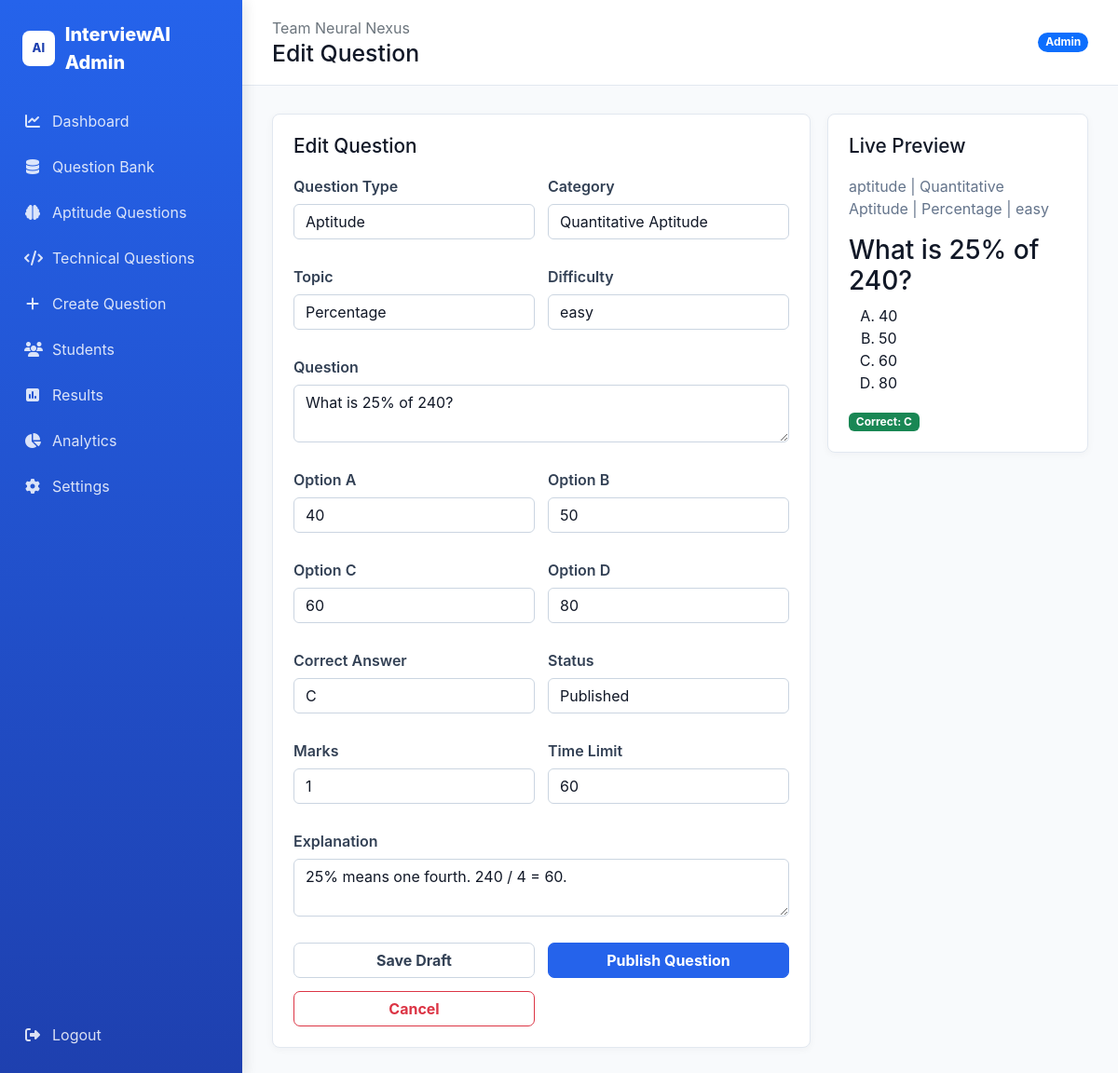
Page /admin/questions/edit/1 (signed in) on the committed database.
### tables this page shows
CREATE TABLE users (
    id INTEGER PRIMARY KEY AUTOINCREMENT,
    name TEXT NOT NULL,
    email TEXT NOT NULL UNIQUE,
    password_hash TEXT NOT NULL,
    role TEXT NOT NULL DEFAULT 'student' CHECK(role IN ('student', 'admin')),
    is_active INTEGER NOT NULL DEFAULT 1,
    created_at TEXT NOT NULL DEFAULT CURRENT_TIMESTAMP
);

CREATE TABLE "questions" (
                id INTEGER PRIMARY KEY AUTOINCREMENT,
                type TEXT NOT NULL CHECK(type IN ('aptitude', 'technical', 'hr', 'spoken')),
                category TEXT NOT NULL,
                topic TEXT NOT NULL,
                difficulty TEXT NOT NULL CHECK(difficulty IN ('easy', 'medium', 'hard')),
                question TEXT NOT NULL UNIQUE,
                option_a TEXT NOT NULL,
                option_b TEXT NOT NULL,
                option_c TEXT NOT NULL,
                option_d TEXT NOT NULL,
                correct_answer TEXT NOT NULL CHECK(correct_answer IN ('A', 'B', 'C', 'D')),
                explanation TEXT,
                marks INTEGER NOT NULL DEFAULT 1,
                time_limit INTEGER NOT NULL DEFAULT 60,
                status TEXT NOT NULL DEFAULT 'draft' CHECK(status IN ('draft', 'published')),
                is_active INTEGER NOT NULL DEFAULT 1,
                created_at TEXT NOT NULL DEFAULT CURRENT_TIMESTAMP,
                updated_at TEXT NOT NULL DEFAULT CURRENT_TIMESTAMP
            );

### app.py (the view)
@app.route("/admin/questions/edit/<int:id>", methods=["GET", "POST"])
@admin_required
def admin_question_edit(id):
    question = query("SELECT * FROM questions WHERE id=?", (id,), one=True)
    if request.method == "POST" and save_question(id):
        flash("Question updated.", "success")
        return redirect(url_for("admin_questions"))
    return render_template("admin/question_form.html", question=question)

### app.py (called while the page is built)
@app.context_processor
def inject_user():
    user = query("SELECT * FROM users WHERE id=?", (session.get("user_id"),), one=True) if session.get("user_id") else None
    return {"current_user": user}

### utils/database.py (called while the page is built)
def get_db():
    if "db" not in g:
        db_path = Path(current_app.config["DATABASE"])
        db_path.parent.mkdir(parents=True, exist_ok=True)
        g.db = sqlite3.connect(db_path)
        g.db.row_factory = sqlite3.Row
        g.db.execute("PRAGMA foreign_keys = ON")
    return g.db

def query(sql, params=(), one=False):
    cur = get_db().execute(sql, params)
    rows = cur.fetchall()
    cur.close()
    return (rows[0] if rows else None) if one else rows

### templates/admin/question_form.html (shortened to what this page needs)
{% extends "base.html" %}
{% block page_title %}{{ 'Edit Question' if question else 'Create Question' }}{% endblock %}
{% block content %}
<div class="form-preview-grid">
<section class="panel glass">
  <h2>{{ 'Edit Question' if question else 'Create Question' }}</h2>
  <form method="post" class="grid-form" id="questionForm">
    <label>Question Type<select class="form-select preview-input" name="type" data-preview="pType">{% for question_type in ['aptitude', 'technical', 'hr', 'spoken'] %}<option value="{{ question_type }}" {% if question and question.type==question_type %}selected{% endif %}>{{ question_type|title }}</option>{% endfor %}</select></label>
    <label>Category<input class="form-control preview-input" name="category" data-preview="pCategory" value="{{ question.category if question else '' }}" required></label>
    <label>Topic<input class="form-control preview-input" name="topic" data-preview="pTopic" value="{{ question.topic if question else '' }}" required></label>
    <label>Difficulty<select class="form-select preview-input" name="difficulty" data-preview="pDifficulty"><option value="easy">easy</option></select></label>
    <label class="span-2">Question<textarea class="form-control preview-input" name="question" data-preview="pQuestion" required>{{ question.question if question else '' }}</textarea></label>
    <label>Option A<input class="form-control preview-input" name="option_a" data-preview="pA" value="{{ question.option_a if question else '' }}" required></label>
    <label>Option B<input class="form-control preview-input" name="option_b" data-preview="pB" value="{{ question.option_b if question else '' }}" required></label>
    <label>Option C<input class="form-control preview-input" name="option_c" data-preview="pC" value="{{ question.option_c if question else '' }}" required></label>
    <label>Option D<input class="form-control preview-input" name="option_d" data-preview="pD" value="{{ question.option_d if question else '' }}" required></label>
    <label>Correct Answer<select class="form-select preview-input" name="correct_answer" data-preview="pCorrect">{% for a in ['A','B','C','D'] %}<option value="{{ a }}" {% if question and question.correct_answer==a %}selected{% endif %}>{{ a }}</option>{% endfor %}</select></label>
    <label>Status<select class="form-select" name="status"><option value="draft">Draft</option><option value="published" {% if question and question.status=='published' %}selected{% endif %}>Published</option></select></label>
    <label>Marks<input class="form-control" type="number" name="marks" value="{{ question.marks if question else 1 }}"></label>
    <label>Time Limit<input class="form-control" type="number" name="time_limit" value="{{ question.time_limit if question else 60 }}"></label>
    <label class="span-2">Explanation<textarea class="form-control" name="explanation">{{ question.explanation if question else '' }}</textarea></label>
    <button class="btn btn-outline-light" name="action" value="draft">Save Draft</button><button class="btn btn-primary" name="action" value="publish">Publish Question</button><a class="btn btn-outline-danger" href="{{ url_for('admin_questions') }}">Cancel</a>
  </form>
</section>
<aside class="panel glass live-preview">
  <h2>Live Preview</h2><p><span id="pType">type</span> | <span id="pCategory">category</span> | <span id="pTopic">topic</span> | <span id="pDifficulty">difficulty</span></p>
  <h3 id="pQuestion">Question preview</h3>
  <ol type="A"><li id="pA">Option A</li><li id="pB">Option B</li><li id="pC">Option C</li><li id="pD">Option D</li></ol>
  <span class="badge text-bg-success">Correct: <span id="pCorrect">A</span></span>
</aside>
</div>
{% endblock %}

### templates/base.html (shortened to what this page needs)
<!doctype html>
<html lang="en">
<head>
  <link href="https://cdn.jsdelivr.net/npm/bootstrap@5.3.3/dist/css/bootstrap.min.css" rel="stylesheet">
  <link href="https://cdnjs.cloudflare.com/ajax/libs/font-awesome/6.5.2/css/all.min.css" rel="stylesheet">
  <link href="{{ url_for('static', filename='css/style.css') }}" rel="stylesheet">
  {% if request.path.startswith('/admin') %}<link href="{{ url_for('static', filename='css/admin.css') }}" rel="stylesheet">{% endif %}
</head>
<body class="app-shell{% if request.endpoint == 'login' %} login-page{% endif %}">
  {% set is_admin = request.path.startswith('/admin') %}
  {% if current_user %}
  <aside class="sidebar" id="sidebar">
    <a class="brand" href="{{ url_for('admin_dashboard' if is_admin else 'dashboard') }}"><span class="brand-mark">AI</span>{{ 'InterviewAI Admin' if is_admin else 'InterviewAI' }}</a>
    <nav class="nav flex-column">
      {% if is_admin %}
      <a class="nav-link" href="{{ url_for('admin_dashboard') }}"><i class="fa-solid fa-chart-line"></i> Dashboard</a>
      <a class="nav-link" href="{{ url_for('admin_questions') }}"><i class="fa-solid fa-database"></i> Question Bank</a>
      <a class="nav-link" href="{{ url_for('admin_questions') }}/aptitude"><i class="fa-solid fa-brain"></i> Aptitude Questions</a>
      <a class="nav-link" href="{{ url_for('admin_questions') }}/technical"><i class="fa-solid fa-code"></i> Technical Questions</a>
      <a class="nav-link" href="{{ url_for('admin_question_create') }}"><i class="fa-solid fa-plus"></i> Create Question</a>
      <a class="nav-link" href="{{ url_for('admin_students') }}"><i class="fa-solid fa-users"></i> Students</a>
      <a class="nav-link" href="{{ url_for('admin_results') }}"><i class="fa-solid fa-square-poll-vertical"></i> Results</a>
      <a class="nav-link" href="{{ url_for('admin_analytics') }}"><i class="fa-solid fa-chart-pie"></i> Analytics</a>
      <a class="nav-link" href="{{ url_for('admin_settings') }}"><i class="fa-solid fa-gear"></i> Settings</a>
      <a class="nav-link mt-auto" href="{{ url_for('admin_logout') }}"><i class="fa-solid fa-right-from-bracket"></i> Logout</a>
      {% endif %}
    </nav>
  </aside>
  {% endif %}
  <main class="{{ 'main' if current_user else '' }}{% if request.endpoint == 'login' %} login-main{% endif %}">
    {% if current_user %}
    <header class="topbar">
      <div>
        <span class="text-secondary">Team Neural Nexus</span>
        <h1>{% block page_title %}InterviewAI{% endblock %}</h1>
      </div>
      <span class="badge rounded-pill text-bg-primary">{{ current_user.role|title }}</span>
    </header>
    {% endif %}
    <section class="content-wrap{% if request.endpoint == 'login' %} login-content-wrap{% endif %}">
      {% block content %}{% endblock %}
    </section>
  </main>
  <div class="toast-container position-fixed bottom-0 end-0 p-3" id="toastBox"></div>
</body>
</html>

### static/css/style.css (style rules this page uses)
:root { --primary-blue:#2563eb; --primary-dark:#1e40af; --sidebar-blue:#1d4ed8; --background:#f8fafc; --card:#ffffff; --text:#111827; --muted:#64748b; --border:#e2e8f0; --success:#16a34a; --warning:#d97706; --danger:#dc2626; }
* { box-sizing:border-box; }
body { margin:0; min-height:100vh; color:var(--text); background:var(--background); font-family:Inter,ui-sans-serif,system-ui,-apple-system,"Segoe UI",sans-serif; }
a { color:var(--primary-blue); text-decoration:none; }
h1,h2,h3 { letter-spacing:0; }
h2 { font-size:1.3rem; }
p { color:var(--muted); }
.sidebar { position:fixed; inset:0 auto 0 0; display:flex; flex-direction:column; width:260px; padding:22px 14px; color:#fff; background:linear-gradient(180deg,#2563eb,#1e40af); z-index:30; box-shadow:2px 0 14px rgba(15,23,42,.12); }
.brand { display:flex; align-items:center; gap:11px; padding:0 10px; margin-bottom:26px; color:#fff; font-size:1.25rem; font-weight:800; }
.brand-mark { display:inline-grid; width:38px; height:38px; place-items:center; border-radius:8px; background:#fff; color:var(--primary-dark); font-size:.8rem; }
.sidebar .nav { flex:1; gap:5px; }
.nav-link { display:flex; align-items:center; gap:12px; min-height:43px; padding:10px 12px; border-radius:8px; color:rgba(255,255,255,.84); }
.nav-link i { width:18px; text-align:center; }
.main { min-height:100vh; margin-left:260px; }
.topbar { position:sticky; top:0; z-index:20; display:flex; align-items:center; justify-content:space-between; gap:16px; padding:18px 32px; background:#fff; border-bottom:1px solid var(--border); }
.topbar h1 { margin:1px 0 0; font-size:1.55rem; }
.content-wrap { padding:30px 32px; }
.glass,.panel,.stat-card,.feature-card,.auth-card { background:var(--card); border:1px solid var(--border); box-shadow:0 2px 8px rgba(15,23,42,.04); }
.panel,.stat-card,.feature-card,.auth-card { padding:22px; border-radius:8px; }
.panel h2 { margin-bottom:18px; }
.two-col,.form-preview-grid { display:grid; grid-template-columns:minmax(0,1.35fr) minmax(280px,.65fr); gap:18px; }
.form-control,.form-select { color:var(--text); background:#fff; border-color:#cbd5e1; }
label { display:grid; gap:7px; margin-bottom:14px; color:#334155; font-weight:600; }
.btn { border-radius:7px; font-weight:700; }
.btn-primary { background:var(--primary-blue); border-color:var(--primary-blue); }
.btn-outline-light { color:#334155; border-color:#cbd5e1; }
.grid-form,.filter-grid { display:grid; grid-template-columns:repeat(2,minmax(0,1fr)); gap:14px; }
.span-2 { grid-column:span 2; }

### static/css/admin.css (style rules this page uses)
.live-preview { position: sticky; top: 108px; align-self: start; }

### rows in the picture
users: role "Admin"
questions: type "Aptitude", category "Quantitative Aptitude", topic "Percentage", question "What is 25% of 240?", option_a "40", option_b "50", option_c "60", option_d "80", correct_answer "C", status "Published", marks "1", time_limit "60", explanation "25% means one fourth. 240 / 4 = 60."

### other values in the picture
{{ 'InterviewAI Admin' if is_admin else 'InterviewAI' }} "InterviewAI Admin"
{{ 'Edit Question' if question else 'Create Question' }} "Edit Question"
